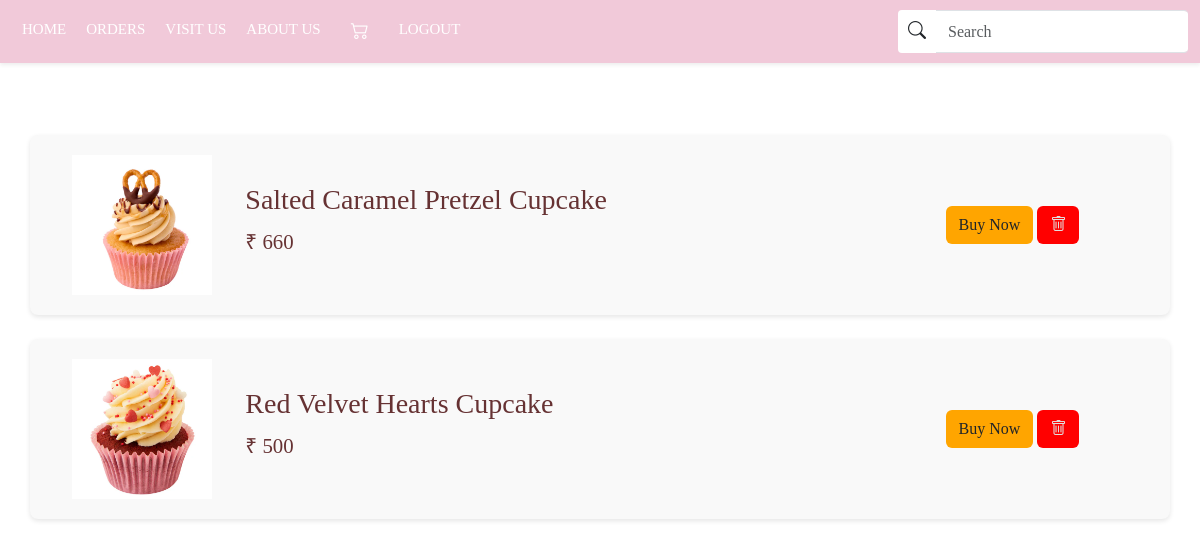
Before: /cart_display (signed in) with the older database file.
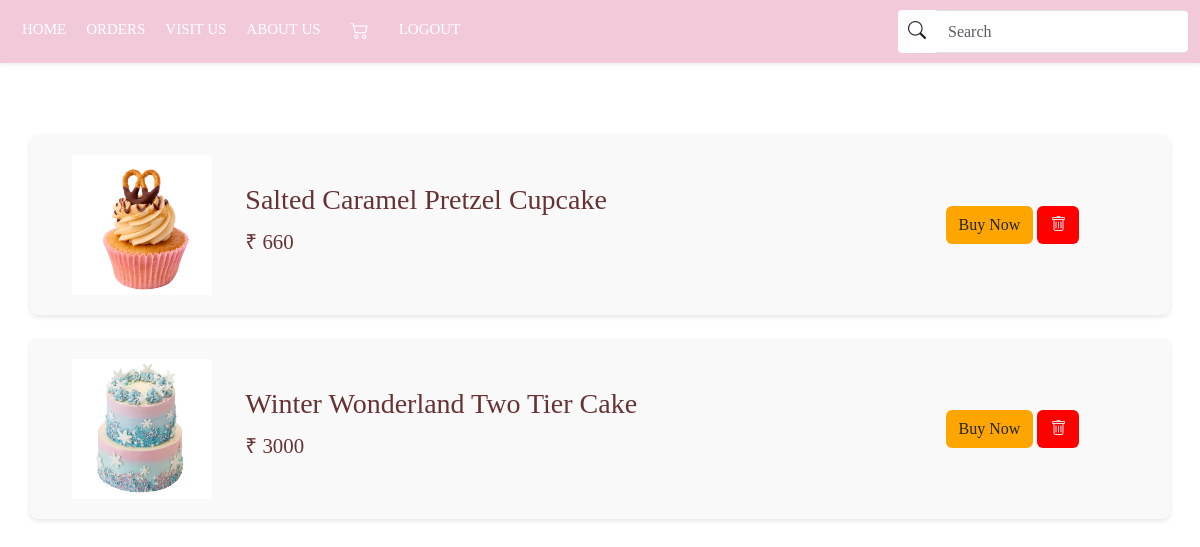
After: the same page with the newer database file.
### app/models.py (models this page shows, shortened)
class Cart(models.Model):
    user=models.ForeignKey(User,on_delete=models.CASCADE)
    cake=models.ForeignKey(Cake,on_delete=models.CASCADE)

class Cake(models.Model):
    name=models.CharField(max_length=100)
    price=models.IntegerField()
    img=models.FileField()
    quantity=models.TextField()
    colour=models.TextField()
    category=models.ForeignKey(Category,on_delete=models.CASCADE)
    description=models.TextField()

### app/views.py (the view)
# urls.py: path('cart_display',views.cart_display),
def cart_display(req):
    user=User.objects.get(username=req.session['user'])
    data=Cart.objects.filter(user=user)
    return render(req,'user/cart_display.html',{'data':data})

### templates/user/cart_display.html (shortened to what this page needs)
<!DOCTYPE html>
<html lang="en">
<head>
    {% load static %}
    <link rel="stylesheet" href="{% static '/css/home.css' %}">
    <link rel="stylesheet" href="https://cdn.jsdelivr.net/npm/bootstrap-icons@1.11.3/font/bootstrap-icons.min.css">
    <link href="https://cdn.jsdelivr.net/npm/bootstrap@5.3.3/dist/css/bootstrap.min.css" rel="stylesheet">
</head>
<body>
    <nav class="navbar navbar-expand-sm navbar-light shadow-sm" style="background-color:#f1c9d9 ;" >
        <div class="container-fluid">
            <div class="collapse navbar-collapse" id="navbarNav">
                <ul class="navbar-nav me-auto mb-2 mb-sm-0">
                    <li class="nav-item">
                        <a class="nav-link active" aria-current="page" href="javascript:void(0)">HOME</a>
                    </li>
                    <li class="nav-item">
                      <a class="nav-link" href="user_view_bookings">ORDERS</a>
                    </li>
                    <li class="nav-item">
                        <a class="nav-link" href="visit_us">VISIT US</a>
                    </li>
                    <li class="nav-item">
                        <a class="nav-link" href="about_us">ABOUT US</a>
                    </li>
                    <li class="nav-item">
                      <a class="nav-link" href="cart_display">
                        <i style="color:white; font-weight: bolder; font-size: 18px;" class="bi bi-cart2"></i>
                      </a>
                   </li>
                    <li class="nav-item">
                      <a class="nav-link" href="logout">LOGOUT</a>
                  </li>
                </ul>
                <form class="d-flex" role="search" action="{% url 'search' %}" method="POST">
                    <div class="input-group">
                        <button class="btn " type="submit" style="background-color: white;">
                            <i class="bi bi-search"></i>
                        </button>
                        <input class="form-control" type="text" placeholder="Search" aria-label="Search"id="search" data-aos="fade-down" data-aos-duration="1500" data-aos-delay="200"
                        class="form-control me-2"
                        aria-label="Search" name="searched">
                    </div>
                </form>
            </div>
        </div>
    </nav>
    <br>
    <div class="container my-5">
        <div class="row">
            {% for cart_obj in data %}
            <div class="col-12 mb-4">
                <div class="row align-items-center cart-item">
                    <div class="col-4 col-md-3 col-lg-2">
                        <img src="{{ cart_obj.cake.img.url }}" alt="{{ cart_obj.cake.name }}" class="img-fluid cart-item-img">
                    </div>
                    <div class="col-8 col-md-6 col-lg-7">
                        <h5 class="cart-item-title">{{ cart_obj.cake.name }}</h5>
                        <p class="cart-item-price">₹ {{ cart_obj.cake.price }}</p>
                    </div>
                    <div class="col-12 col-md-4 col-lg-3 text-center text-md-right">
                        <a href="../buy_pro/{{ cart_obj.cake.pk }}" class="btn" style="background-color: orange;">Buy Now</a>
                        <a href="../delete_cart/{{ cart_obj.pk }}" class="btn" style="background-color: red;color: #e2e2e2;">
                            <i class="bi bi-trash"></i>
                        </a>
                    </div>
                </div>
            </div>
            {% endfor %}
        </div>
    </div>
</body>
</html>

Changed rows visible on the page:
removed Cart: cake.img (picture), cake.name "Red Velvet Hearts Cupcake", cake.price "500"
added Cart: cake.img (picture), cake.name "Winter Wonderland Two Tier Cake", cake.price "3000"
